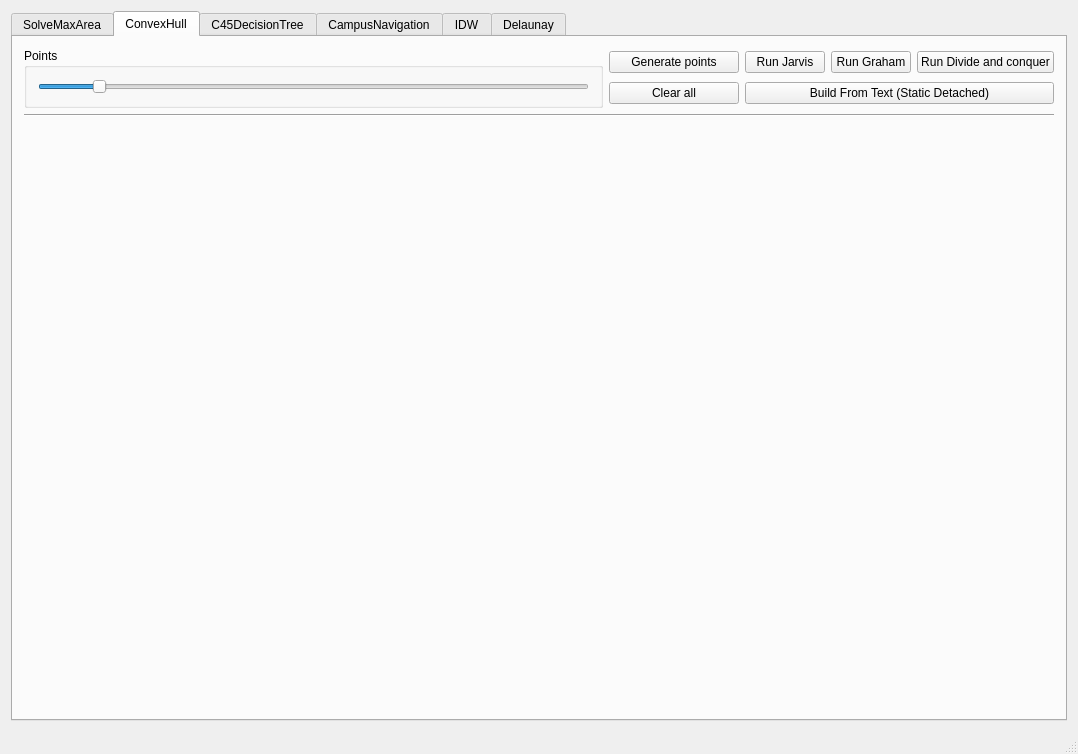
<?xml version="1.0" encoding="UTF-8"?>
<ui version="4.0">
 <class>MainWindow</class>
 <widget class="QMainWindow" name="MainWindow">
  <property name="geometry">
   <rect>
    <x>0</x>
    <y>0</y>
    <width>1078</width>
    <height>683</height>
   </rect>
  </property>
  <property name="windowTitle">
   <string>DataStructure_SongChujia</string>
  </property>
  <widget class="QWidget" name="centralWidget">
   <layout class="QVBoxLayout" name="verticalLayout_7">
    <item>
     <widget class="QTabWidget" name="tabWidget">
      <property name="currentIndex">
       <number>1</number>
      </property>
      <widget class="QWidget" name="tab_4">
       <attribute name="title">
        <string>SolveMaxArea</string>
       </attribute>
       <layout class="QVBoxLayout" name="verticalLayout_8">
        <item>
         <layout class="QHBoxLayout" name="horizontalLayout_13">
          <item>
           <widget class="QPushButton" name="loadChessBoardButton">
            <property name="focusPolicy">
             <enum>Qt::NoFocus</enum>
            </property>
            <property name="text">
             <string>Open Chessboard File</string>
            </property>
           </widget>
          </item>
          <item>
           <widget class="QPushButton" name="solveButton">
            <property name="focusPolicy">
             <enum>Qt::NoFocus</enum>
            </property>
            <property name="text">
             <string>Sovle</string>
            </property>
           </widget>
          </item>
         </layout>
        </item>
        <item>
         <widget class="Line" name="line_4">
          <property name="orientation">
           <enum>Qt::Horizontal</enum>
          </property>
         </widget>
        </item>
        <item>
         <widget class="DrawWidget" name="drawWidget_4" native="true">
          <property name="sizePolicy">
           <sizepolicy hsizetype="Expanding" vsizetype="Expanding">
            <horstretch>0</horstretch>
            <verstretch>0</verstretch>
           </sizepolicy>
          </property>
          <property name="minimumSize">
           <size>
            <width>640</width>
            <height>480</height>
           </size>
          </property>
         </widget>
        </item>
        <item>
         <widget class="QLabel" name="label_3">
          <property name="text">
           <string/>
          </property>
         </widget>
        </item>
       </layout>
      </widget>
      <widget class="QWidget" name="tab">
       <attribute name="title">
        <string>ConvexHull</string>
       </attribute>
       <layout class="QVBoxLayout" name="verticalLayout_5">
        <item>
         <layout class="QHBoxLayout" name="horizontalLayout_5">
          <property name="bottomMargin">
           <number>0</number>
          </property>
          <item>
           <layout class="QHBoxLayout" name="horizontalLayout_4">
            <property name="bottomMargin">
             <number>0</number>
            </property>
            <item>
             <widget class="QGroupBox" name="groupBox">
              <property name="title">
               <string>Points</string>
              </property>
              <layout class="QHBoxLayout" name="horizontalLayout_3">
               <item>
                <widget class="QSlider" name="pointsSlider">
                 <property name="focusPolicy">
                  <enum>Qt::NoFocus</enum>
                 </property>
                 <property name="value">
                  <number>10</number>
                 </property>
                 <property name="orientation">
                  <enum>Qt::Horizontal</enum>
                 </property>
                 <property name="tickPosition">
                  <enum>QSlider::NoTicks</enum>
                 </property>
                </widget>
               </item>
              </layout>
             </widget>
            </item>
            <item>
             <layout class="QVBoxLayout" name="verticalLayout_4">
              <property name="rightMargin">
               <number>0</number>
              </property>
              <item>
               <widget class="QPushButton" name="generateButton">
                <property name="minimumSize">
                 <size>
                  <width>130</width>
                  <height>0</height>
                 </size>
                </property>
                <property name="focusPolicy">
                 <enum>Qt::NoFocus</enum>
                </property>
                <property name="text">
                 <string>Generate points</string>
                </property>
               </widget>
              </item>
              <item>
               <widget class="QPushButton" name="clearButton">
                <property name="minimumSize">
                 <size>
                  <width>130</width>
                  <height>0</height>
                 </size>
                </property>
                <property name="text">
                 <string>Clear all</string>
                </property>
               </widget>
              </item>
             </layout>
            </item>
           </layout>
          </item>
          <item>
           <layout class="QHBoxLayout" name="horizontalLayout_2">
            <property name="bottomMargin">
             <number>0</number>
            </property>
            <item>
             <layout class="QVBoxLayout" name="verticalLayout_3">
              <property name="rightMargin">
               <number>0</number>
              </property>
              <item>
               <layout class="QHBoxLayout" name="horizontalLayout">
                <item>
                 <widget class="QPushButton" name="jarvisButton">
                  <property name="focusPolicy">
                   <enum>Qt::NoFocus</enum>
                  </property>
                  <property name="text">
                   <string>Run Jarvis</string>
                  </property>
                 </widget>
                </item>
                <item>
                 <widget class="QPushButton" name="grahamButton">
                  <property name="focusPolicy">
                   <enum>Qt::NoFocus</enum>
                  </property>
                  <property name="text">
                   <string>Run Graham</string>
                  </property>
                 </widget>
                </item>
                <item>
                 <widget class="QPushButton" name="dacButton">
                  <property name="focusPolicy">
                   <enum>Qt::NoFocus</enum>
                  </property>
                  <property name="text">
                   <string>Run Divide and conquer</string>
                  </property>
                 </widget>
                </item>
               </layout>
              </item>
              <item>
               <widget class="QPushButton" name="pushButton">
                <property name="text">
                 <string>Build From Text (Static Detached)</string>
                </property>
               </widget>
              </item>
             </layout>
            </item>
           </layout>
          </item>
         </layout>
        </item>
        <item>
         <widget class="Line" name="line">
          <property name="orientation">
           <enum>Qt::Horizontal</enum>
          </property>
         </widget>
        </item>
        <item>
         <widget class="DrawWidget" name="drawWidget" native="true">
          <property name="sizePolicy">
           <sizepolicy hsizetype="Expanding" vsizetype="Expanding">
            <horstretch>0</horstretch>
            <verstretch>0</verstretch>
           </sizepolicy>
          </property>
          <property name="minimumSize">
           <size>
            <width>640</width>
            <height>480</height>
           </size>
          </property>
         </widget>
        </item>
       </layout>
      </widget>
      <widget class="QWidget" name="tab_6">
       <attribute name="title">
        <string>C45DecisionTree</string>
       </attribute>
       <layout class="QVBoxLayout" name="verticalLayout_12">
        <item>
         <layout class="QHBoxLayout" name="horizontalLayout_15">
          <item>
           <widget class="QPushButton" name="loadTrainDataButton">
            <property name="focusPolicy">
             <enum>Qt::NoFocus</enum>
            </property>
            <property name="text">
             <string>Load Train Data</string>
            </property>
           </widget>
          </item>
          <item>
           <widget class="QPushButton" name="loadTestDataButton">
            <property name="focusPolicy">
             <enum>Qt::NoFocus</enum>
            </property>
            <property name="text">
             <string>Load Test Data</string>
            </property>
           </widget>
          </item>
          <item>
           <widget class="QPushButton" name="predictButton">
            <property name="focusPolicy">
             <enum>Qt::NoFocus</enum>
            </property>
            <property name="text">
             <string>Predict</string>
            </property>
           </widget>
          </item>
         </layout>
        </item>
        <item>
         <widget class="Line" name="line_6">
          <property name="orientation">
           <enum>Qt::Horizontal</enum>
          </property>
         </widget>
        </item>
        <item>
         <widget class="DrawWidget" name="drawWidget_6" native="true">
          <property name="sizePolicy">
           <sizepolicy hsizetype="Expanding" vsizetype="Expanding">
            <horstretch>0</horstretch>
            <verstretch>0</verstretch>
           </sizepolicy>
          </property>
          <property name="minimumSize">
           <size>
            <width>640</width>
            <height>480</height>
           </size>
          </property>
         </widget>
        </item>
        <item>
         <widget class="QLabel" name="label_5">
          <property name="text">
           <string/>
          </property>
         </widget>
        </item>
       </layout>
      </widget>
      <widget class="QWidget" name="tab_3">
       <attribute name="title">
        <string>CampusNavigation</string>
       </attribute>
       <layout class="QVBoxLayout" name="verticalLayout">
        <item>
         <layout class="QHBoxLayout" name="horizontalLayout_11">
          <item>
           <widget class="QPushButton" name="loadMapButton">
            <property name="focusPolicy">
             <enum>Qt::NoFocus</enum>
            </property>
            <property name="text">
             <string>Open Map File</string>
            </property>
           </widget>
          </item>
          <item>
           <widget class="QComboBox" name="comboBox">
            <property name="currentText">
             <string notr="true"/>
            </property>
           </widget>
          </item>
          <item>
           <widget class="QComboBox" name="comboBox_2"/>
          </item>
          <item>
           <widget class="QPushButton" name="searchPathButton">
            <property name="focusPolicy">
             <enum>Qt::NoFocus</enum>
            </property>
            <property name="text">
             <string>Search</string>
            </property>
           </widget>
          </item>
         </layout>
        </item>
        <item>
         <widget class="Line" name="line_3">
          <property name="orientation">
           <enum>Qt::Horizontal</enum>
          </property>
         </widget>
        </item>
        <item>
         <widget class="DrawWidget" name="drawWidget_3" native="true">
          <property name="sizePolicy">
           <sizepolicy hsizetype="Expanding" vsizetype="Expanding">
            <horstretch>0</horstretch>
            <verstretch>0</verstretch>
           </sizepolicy>
          </property>
          <property name="minimumSize">
           <size>
            <width>640</width>
            <height>480</height>
           </size>
          </property>
         </widget>
        </item>
        <item>
         <widget class="QLabel" name="label">
          <property name="text">
           <string/>
          </property>
         </widget>
        </item>
       </layout>
      </widget>
      <widget class="QWidget" name="tab_2">
       <attribute name="title">
        <string>IDW</string>
       </attribute>
       <layout class="QVBoxLayout" name="verticalLayout_9">
        <item>
         <layout class="QHBoxLayout" name="horizontalLayout_6">
          <property name="bottomMargin">
           <number>0</number>
          </property>
          <item>
           <layout class="QHBoxLayout" name="horizontalLayout_7">
            <property name="bottomMargin">
             <number>0</number>
            </property>
            <item>
             <widget class="QGroupBox" name="groupBox_2">
              <property name="title">
               <string>Text For Build(3D)</string>
              </property>
              <layout class="QHBoxLayout" name="horizontalLayout_8">
               <item>
                <widget class="QTextEdit" name="textEdit"/>
               </item>
              </layout>
             </widget>
            </item>
            <item>
             <widget class="QGroupBox" name="groupBox_3">
              <property name="title">
               <string>Input Points(2D)</string>
              </property>
              <layout class="QVBoxLayout" name="verticalLayout_10">
               <item>
                <layout class="QHBoxLayout" name="horizontalLayout_9">
                 <property name="rightMargin">
                  <number>0</number>
                 </property>
                 <item>
                  <widget class="QPushButton" name="testButton1">
                   <property name="minimumSize">
                    <size>
                     <width>130</width>
                     <height>0</height>
                    </size>
                   </property>
                   <property name="text">
                    <string>Text</string>
                   </property>
                  </widget>
                 </item>
                 <item>
                  <widget class="QPushButton" name="testButton2">
                   <property name="minimumSize">
                    <size>
                     <width>130</width>
                     <height>0</height>
                    </size>
                   </property>
                   <property name="focusPolicy">
                    <enum>Qt::NoFocus</enum>
                   </property>
                   <property name="text">
                    <string>GeoJson</string>
                   </property>
                  </widget>
                 </item>
                </layout>
               </item>
               <item>
                <widget class="QTextEdit" name="textEdit_2"/>
               </item>
              </layout>
             </widget>
            </item>
            <item>
             <widget class="QGroupBox" name="groupBox_4">
              <property name="title">
               <string>Output Points(3D)</string>
              </property>
              <layout class="QHBoxLayout" name="horizontalLayout_12">
               <item>
                <widget class="QTextEdit" name="textEdit_4"/>
               </item>
              </layout>
             </widget>
            </item>
            <item>
             <layout class="QVBoxLayout" name="verticalLayout_6">
              <property name="rightMargin">
               <number>0</number>
              </property>
              <item>
               <widget class="QPushButton" name="generateButton_2">
                <property name="minimumSize">
                 <size>
                  <width>130</width>
                  <height>0</height>
                 </size>
                </property>
                <property name="focusPolicy">
                 <enum>Qt::NoFocus</enum>
                </property>
                <property name="text">
                 <string>BuildFromText </string>
                </property>
               </widget>
              </item>
              <item>
               <widget class="QPushButton" name="generateButton_3">
                <property name="minimumSize">
                 <size>
                  <width>130</width>
                  <height>0</height>
                 </size>
                </property>
                <property name="focusPolicy">
                 <enum>Qt::NoFocus</enum>
                </property>
                <property name="text">
                 <string>BuildFromGeoJson</string>
                </property>
               </widget>
              </item>
              <item>
               <widget class="QPushButton" name="clearButton_2">
                <property name="minimumSize">
                 <size>
                  <width>130</width>
                  <height>0</height>
                 </size>
                </property>
                <property name="text">
                 <string>Clear all</string>
                </property>
               </widget>
              </item>
             </layout>
            </item>
           </layout>
          </item>
         </layout>
        </item>
        <item>
         <widget class="Line" name="line_2">
          <property name="orientation">
           <enum>Qt::Horizontal</enum>
          </property>
         </widget>
        </item>
        <item>
         <widget class="DrawWidget" name="drawWidget_2" native="true">
          <property name="sizePolicy">
           <sizepolicy hsizetype="Expanding" vsizetype="Expanding">
            <horstretch>0</horstretch>
            <verstretch>0</verstretch>
           </sizepolicy>
          </property>
          <property name="minimumSize">
           <size>
            <width>640</width>
            <height>480</height>
           </size>
          </property>
         </widget>
        </item>
        <item>
         <layout class="QHBoxLayout" name="horizontalLayout_10">
          <item>
           <widget class="QLabel" name="label_2">
            <property name="text">
             <string>Fill the InputPoints(2D) before cacaulating. Click the 'Text' or the 'GeoJson' button first to check out the format of input points.</string>
            </property>
           </widget>
          </item>
         </layout>
        </item>
       </layout>
      </widget>
      <widget class="QWidget" name="tab_5">
       <attribute name="title">
        <string>Delaunay</string>
       </attribute>
       <layout class="QVBoxLayout" name="verticalLayout_11">
        <item>
         <layout class="QHBoxLayout" name="horizontalLayout_14">
          <item>
           <widget class="QComboBox" name="comboBox_3"/>
          </item>
          <item>
           <widget class="QPushButton" name="loadTinButton">
            <property name="focusPolicy">
             <enum>Qt::NoFocus</enum>
            </property>
            <property name="text">
             <string>Load Points</string>
            </property>
           </widget>
          </item>
          <item>
           <widget class="QPushButton" name="triangulateButton">
            <property name="focusPolicy">
             <enum>Qt::NoFocus</enum>
            </property>
            <property name="text">
             <string>Triangulate</string>
            </property>
           </widget>
          </item>
         </layout>
        </item>
        <item>
         <widget class="Line" name="line_5">
          <property name="orientation">
           <enum>Qt::Horizontal</enum>
          </property>
         </widget>
        </item>
        <item>
         <widget class="DrawWidget" name="drawWidget_5" native="true">
          <property name="sizePolicy">
           <sizepolicy hsizetype="Expanding" vsizetype="Expanding">
            <horstretch>0</horstretch>
            <verstretch>0</verstretch>
           </sizepolicy>
          </property>
          <property name="minimumSize">
           <size>
            <width>640</width>
            <height>480</height>
           </size>
          </property>
         </widget>
        </item>
        <item>
         <widget class="QLabel" name="label_4">
          <property name="text">
           <string/>
          </property>
         </widget>
        </item>
       </layout>
      </widget>
     </widget>
    </item>
   </layout>
  </widget>
  <widget class="QStatusBar" name="statusBar"/>
 </widget>
 <layoutdefault spacing="6" margin="11"/>
 <customwidgets>
  <customwidget>
   <class>DrawWidget</class>
   <extends>QWidget</extends>
   <header>drawwidget.h</header>
   <container>1</container>
  </customwidget>
 </customwidgets>
 <resources/>
 <connections/>
</ui>
